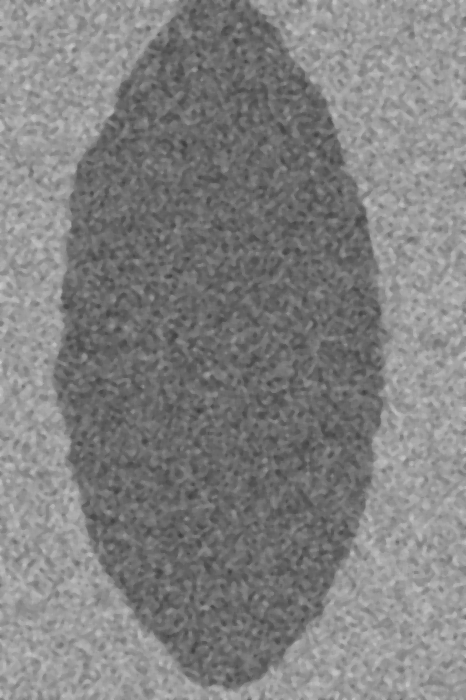
#> input picture DataTraining/BigDomain/05_MedianFiltered.png, 466 x 700 px, found by its file name
$ python 06_Binarization_Otsu.py
#> lines starting #> are read from the running program, lines starting #| are printed output that depends on the picture; after the words box and inside, x2 and y2 are one past the last pixel; in counts of white or black regions, pixels touching at a corner belong together
import cv2
import numpy as np
from matplotlib import pyplot as plt
import matplotlib as mpl
import matplotlib.pyplot as plt

mpl.style.use('myMatplotlibStylesheet.mplstyle')
mpl.rcParams['figure.figsize'] = 4.0,2.0
mpl.rcParams['figure.subplot.bottom'] = 0.1
mpl.rcParams['figure.subplot.left'] = 0.1
mpl.rcParams['figure.subplot.right'] = 0.9
mpl.rcParams['figure.subplot.top'] = 0.9

img = cv2.imread('05_MedianFiltered.png',0)
#> img is the input picture: shape (700, 466); min 62, max 200, mean 129.6

# Otsu's thresholding
ret, otsu = cv2.threshold(img,0,255,cv2.THRESH_BINARY+cv2.THRESH_OTSU)
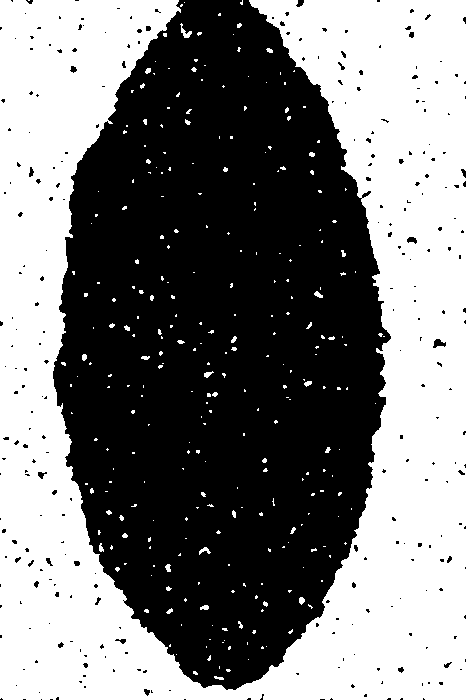
#> otsu: shape (700, 466); 48.2% white; 283 white regions (250 under 20 px), largest, box (x1, y1, x2, y2) and area: (0, 0, 466, 700) 154419, (180, 23, 192, 38) 67, (199, 547, 211, 555) 45
#> ret = 130

cv2.imwrite('06_BinaryOtsu.png', otsu)

# plot all the images

images = [img, otsu]

titles = ['Median filtered', 'Otsu Binarized']

for i in np.arange(2):
    plt.subplot(1,2,i+1),plt.imshow(images[i],'gray')
    plt.title(titles[i]), plt.xticks([]), plt.yticks([])


plt.show()
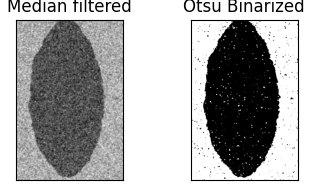
#> figure drawn by matplotlib, 2 panels
plt.savefig("06_BinaryOtsuEffect.pdf")
plt.savefig("06_BinaryOtsuEffect.png")
